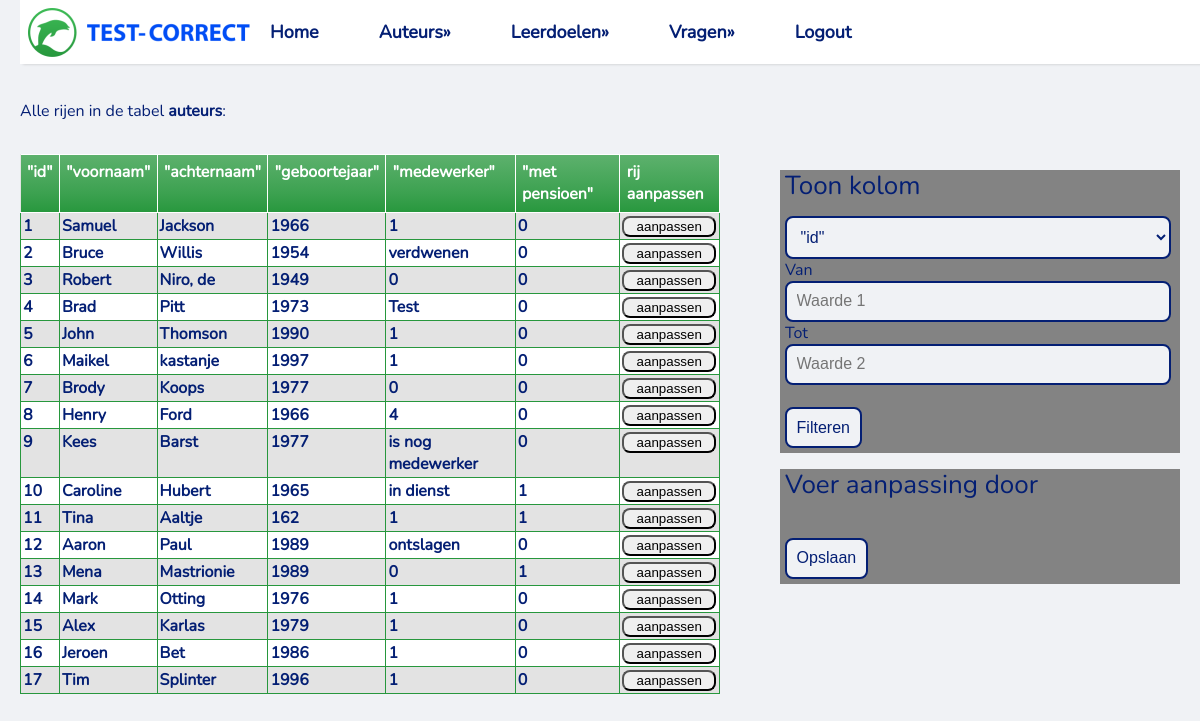
/table_details/auteurs, run on the app's committed database.
### tables this page shows
CREATE TABLE `auteurs` (
  `id` integer NOT NULL
,  `voornaam` varchar(80) NOT NULL
,  `achternaam` varchar(80) NOT NULL
,  `geboortejaar` integer DEFAULT NULL
,  `medewerker` varchar(250) NOT NULL
,  `met pensioen` integer NOT NULL
);

### app.py (the view)
@app.route("/table_details/<table_name>")
def table_content(table_name=None):
    tables = dbm.get_table_list()
    columns = dbm.get_columns(table_name)
    if not table_name:
        return "Missing table name", 400  # HTTP 400 = Bad Request
    else:
        rows, column_names = dbm.get_table_content(table_name)
        return render_template(
            "table_details.html", rows=rows, columns=columns, table_name=table_name, table_list=tables)

### lib/tablemodel.py (called while the page is built)
    def run_query(self, sql_query):
        conn = sqlite3.connect(self.database_file)
        c = conn.cursor()
        c.execute(sql_query)
        tables = c.fetchall()
        conn.close()
        return tables

    def get_table_list(self):
        cursor = sqlite3.connect(self.database_file).cursor()
        cursor.execute("SELECT name FROM sqlite_master WHERE type='table'")
        tables = [table[0] for table in cursor.fetchall()]
        return tables

    def get_table_content(self, table_name):
        cursor = sqlite3.connect(self.database_file).cursor()
        cursor.execute(f"SELECT * FROM {table_name}")
        table_headers = [column_name[0] for column_name in cursor.description]
        table_content = cursor.fetchall()
        return table_content, table_headers

    def get_columns(self, table):
        sql_query = f"PRAGMA table_info({table})"
        result = self.run_query(sql_query)
        table_list = ["\"{}\"".format(val[1]) for val in result]
        return table_list

### templates/table_details.html (shortened to what this page needs)
<!DOCTYPE html>
<html lang="en">
<head>
    <link rel="stylesheet" href="../static/basic.css" type="text/css">
</head>
<body>
<main>
{% include "Navbar.html" %}
<div>
    <p>Alle rijen in de tabel <b>{{ table_name }}</b>:</p>
    <div class="grid-container">
        <div class="grid-item2">
            <div class="select-filter">
                <h2>Toon kolom</h2>
                <form action="/table_details/{{ table_name }}/filtered" METHOD="POST">
                    <div class="box">
                        <select class="input_select" id="filter_select" name="Value_1">
                            {% for column_name in columns %}
                                <option id="column" name="Value_1">{{ column_name }}</option>
                            {% endfor %}
                        </select>
                    </div>
                    <div>
                        <label for="fname">Van</label><br>
                        <input class="input_select" type="number" id="fname" name="Value_2" placeholder="Waarde 1" value="" required><br>
                        <label for="lname">Tot</label><br>
                        <input class="input_select" type="number" id="lname" name="Value_3" placeholder="Waarde 2" value="" required><br><br>
                        <input onclick="return confirm('Weet je het zeker ?') " type="submit" value="Filteren">
                    </div>
                </form>
            </div>
            <div class="select-filter">
                <h2>Voer aanpassing door</h2>
                <form action="/table_details/{{ table_name }}/update" METHOD="POST" onsubmit="location.reload();">
                        <br>
                        <input onclick="return confirm('Weet je het zeker ?') " type="submit" value="Opslaan">
                </form>
            </div>
        </div>
        <div class="grid-item1">
            <table>
                <thead>
                <tr>
                    {% for column in columns %}
                        <th>{{ column  }}</th>
                    {% endfor %}
                    <th>rij aanpassen</th>
                </tr>
                </thead>
                <tbody>
                {% for row in rows %}
                    <tr class="active-row">
                        {% for field in row %}
                            <td>{{ field }}</td>
                        {% endfor %}
                        <td>
                            <form action="/table_details/{{ table_name }}" METHOD="POST">
                                <div>
                                    <button class="input_select" type="submit" name="rowid" value="{{ row[0] }}"
                                            onclick="return confirm('Rij aanpassen met ID {{ row[0] }}')">aanpassen
                                    </button>
                                </div>
                            </form>
                    </tr>
                {% endfor %}
                </tbody>
            </table>
        </div>
    </div>
</div>
</main>
</body>
</html>

### static/basic.css (style rules this page uses)
* { box-sizing: border-box }
:root { --sans: 1em/1.6 system-ui, -apple-system, BlinkMacSystemFont, Segoe UI, Roboto, Oxygen, Ubuntu, Cantarell, Droid Sans, Helvetica Neue, Fira Sans, sans-serif; --mono: SFMono-Regular, Consolas, 'Liberation Mono', Menlo, Courier, 'Courier New', monospace; --font-nunito: url("../static/fonts/Nunito-Regular.ttf"); --c1: #ffffff; --c2: #f0f2f5; --c3: #f0f2f5; --c4: #041f74; --c5:#000; --c6: #000000; --m1: 8px; --rc: 8px; }
html { -ms-text-size-adjust: 100%; -webkit-text-size-adjust: 100%; }
body { margin: 100px 0 0; font-family: 'Nunito', serif; font-weight: 400; font-style: normal; text-rendering: optimizeLegibility; -webkit-font-smoothing: antialiased; background-color: var(--c3); color: var(--c4); }
table { border: 0 solid #27973D;background-color: #e3e3e3;width: 100% ;text-align: left; }
table td, table.purpleHorizon th { border: 1px solid #27973d;padding: 2px 2px; }
table tbody td { font-size: 16px;font-weight: bold;color: #041f74; }
table tr:nth-child(even) { background: #ffffff; }
table thead { background: #27973D;background: -moz-linear-gradient(top, #5db16d 0%, #3ca150 66%, #27973D 100%); background: -webkit-linear-gradient(top, #5db16d 0%, #3ca150 66%, #27973D 100%); background: linear-gradient(to bottom, #5db16d 0%, #3ca150 66%, #27973D 100%);border-bottom: 0 solid #270096; }
table thead th { font-size: 16px;font-weight: bold;color: #FFFFFF;text-align: left;border-left: 0 solid #041f74; }
table thead th:first-child { border-left: none; }
.grid-item1 { grid-area: Tabel; }
.grid-item2 { grid-area: SelectForm; width: 400px; height:400px ;margin-top: 16px; margin-left: 60px; text-align: left; }
.grid-container { display: grid; grid-template-areas: 'Tabel Tabel Tabel Tabel SelectForm SelectForm' 'Tabel Tabel Tabel Tabel SelectForm SelectForm'; }
.select-filter { width:100% ; height:auto; background-color: #838383; text-align: left; padding-left: 5px; padding-right: 5px; padding-bottom: 5px; }
.input_select { width: 99%; }
h1,h2,h3,h4,h5,h6 { margin: 0.6em 0; font-weight: normal }
h2 { font-size: 1.625em; line-height: 1.2 }
table { border-collapse: collapse; border-spacing: 0; margin:1em 0 }
th, td { text-align: left; vertical-align: top; border: 1px solid; padding: 0.4em }
thead,tfoot { background: var(--c2) }
pre,code,input,select,textarea,button,img { border-radius: var(--rc) }
input, select, textarea { font-size: 1em; color:var(--c4); background: var(--c2); border: 2px solid var(--c4); padding: 0.6em }
main,footer { margin: 0; width: auto; text-align: left; align-items: left; padding: 0 20px; }

### data on the page
auteurs: row "1" "0", voornaam "Samuel", achternaam "Jackson", geboortejaar "1966", medewerker "1"
auteurs: row "2" "0", voornaam "Bruce", achternaam "Willis", geboortejaar "1954", medewerker "verdwenen"
auteurs: row "3" "0", voornaam "Robert", achternaam "Niro, de", geboortejaar "1949", medewerker "0"
auteurs: row "4" "0", voornaam "Brad", achternaam "Pitt", geboortejaar "1973", medewerker "Test"
auteurs: row "5" "1" "0", voornaam "John", achternaam "Thomson", geboortejaar "1990"
auteurs: row "6" "1" "0", voornaam "Maikel", achternaam "kastanje", geboortejaar "1997"
auteurs: row "7" "0" "0", voornaam "Brody", achternaam "Koops", geboortejaar "1977"
auteurs: row "8" "4" "0", voornaam "Henry", achternaam "Ford", geboortejaar "1966"
auteurs: row "9" "0", voornaam "Kees", achternaam "Barst", geboortejaar "1977", medewerker "is nog medewerker"
auteurs: row "10" "1", voornaam "Caroline", achternaam "Hubert", geboortejaar "1965", medewerker "in dienst"
auteurs: row "11" "162" "1" "1", voornaam "Tina", achternaam "Aaltje"
auteurs: row "12" "0", voornaam "Aaron", achternaam "Paul", geboortejaar "1989", medewerker "ontslagen"
auteurs: row "13" "0" "1", voornaam "Mena", achternaam "Mastrionie", geboortejaar "1989"
auteurs: row "14" "1" "0", voornaam "Mark", achternaam "Otting", geboortejaar "1976"
auteurs: row "15" "1" "0", voornaam "Alex", achternaam "Karlas", geboortejaar "1979"
auteurs: row "16" "1" "0", voornaam "Jeroen", achternaam "Bet", geboortejaar "1986"
auteurs: row "17" "1" "0", voornaam "Tim", achternaam "Splinter", geboortejaar "1996"

### other printed values
{{ table_name }} "auteurs"
{{ column }} "\"id\"" "\"voornaam\"" "\"achternaam\"" "\"geboortejaar\"" "\"medewerker\"" "\"met pensioen\""
form field Value_1 "\"id\""
